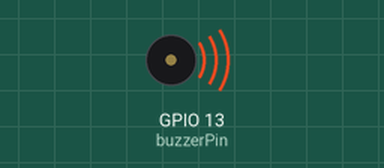
Simulated run of this program. Board: Raspberry Pi (BCM pin numbers). On the bench: buzzer (waves = sounding).

Above: at 0.15 s.
Timing chart, 0 to 5.5 s (numbered marks = the images above):
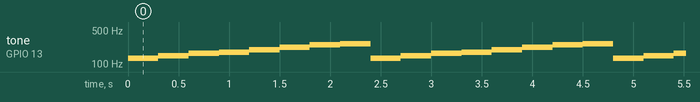

The program:

buzzer.py
```python
import RPi.GPIO as  GPIO
import time

buzzerPin = 13
melody = [131, 147, 165, 175, 196, 220, 247, 262]
GPIO.setmode(GPIO.BCM)
GPIO.setup(buzzerPin, GPIO.OUT)

buzz = GPIO.PWM(buzzerPin, 440)	# 440Hz를 갖는 객체 생성

try:
	while True:
		buzz.start(50)	# duty cycle 50으로 pwm 출력 시작
		for i in range(0, len(melody)):
			buzz.ChangeFrequency(melody[i])	# 주파수변경
			time.sleep(0.3)
	buzz.stop()		# pwm 종료
	time.sleep(1)

except KeyboardInterrupt:	# 키보드 인터럽트
	GPIO.cleenup()
```

Measured:
- by itself, tone on GPIO 13 (buzzerPin): repeats every 2.4 s: 147 Hz 0.30 s, 165 Hz 0.30 s, 175 Hz 0.30 s, 196 Hz 0.30 s, 220 Hz 0.30 s, 247 Hz 0.30 s, 262 Hz 0.30 s, 131 Hz 0.30 s
